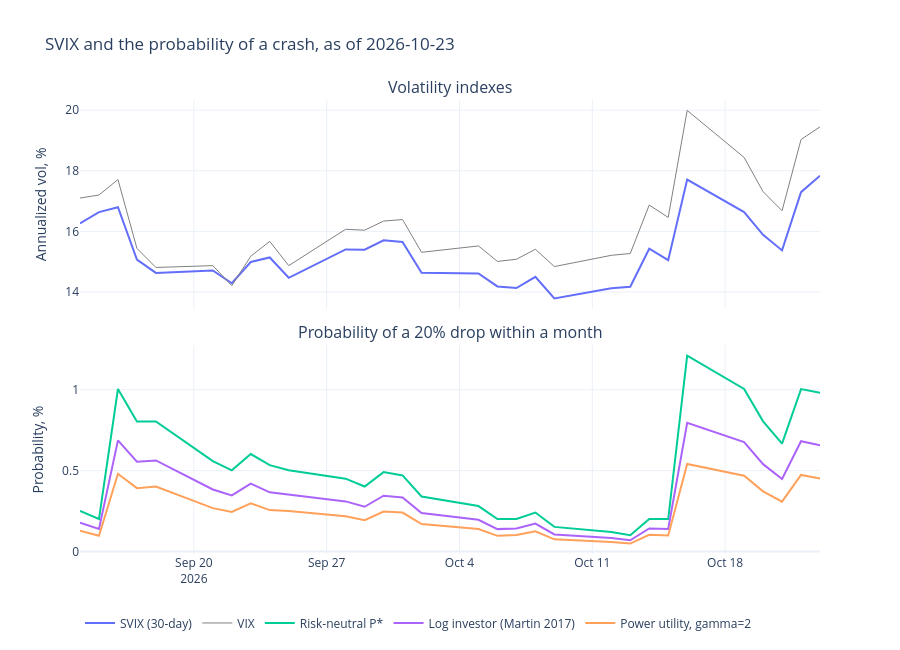

The notebook cell this image was saved under:
### Code cell
monitor_chart.plot_plotly(history).show()
